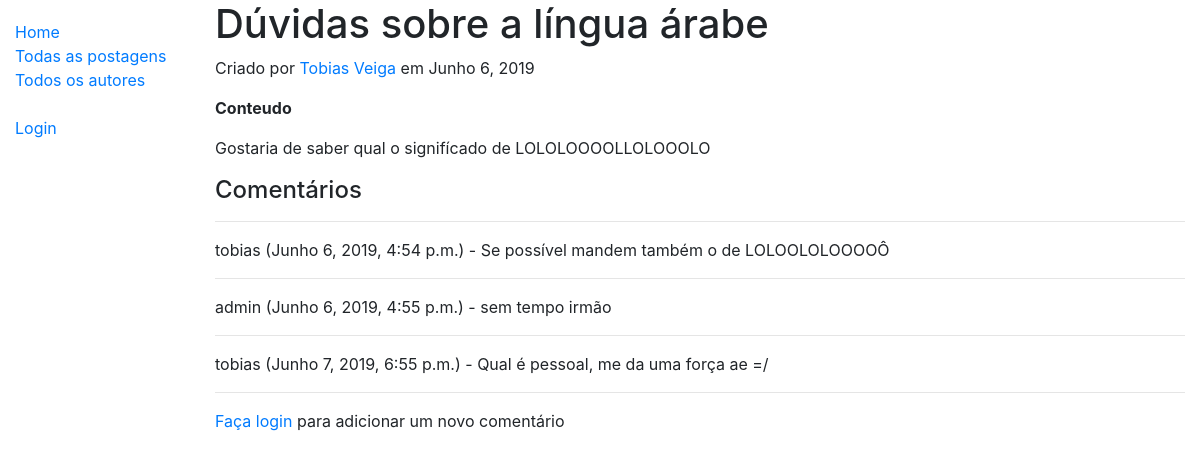
Screenshot of /blog/postagem/1 with the database file from the repository.
### blog_app/models.py (models this page shows, shortened)
class Postagem(models.Model):
    autor = models.ForeignKey(Autor, on_delete=models.SET_NULL, null=True)
    titulo = models.CharField(max_length=100, help_text='Escreva o título da postagem')
    datahora = models.DateTimeField(auto_now_add=True)
    conteudo = models.TextField(max_length=1000, help_text='Escreva sua postagem')
    class Meta:
        ordering = ['-datahora']

class Autor(models.Model):
    usuario = models.ForeignKey(User, on_delete=models.SET_NULL, null=True)
    bio = models.TextField(max_length=500, help_text="Insira sua biografia aqui.")
    class Meta:
        ordering = ["usuario"]
    def get_absolute_url(self):
        return reverse('autor-detail', args=[str(self.id)])
    def __str__(self):
        return self.usuario.username

class Comentario(models.Model):
    post = models.ForeignKey(Postagem, on_delete=models.CASCADE)
    autor = models.ForeignKey(Autor, on_delete=models.SET_NULL, null=True)
    datahora = models.DateTimeField(auto_now_add=True)
    conteudo = models.TextField(max_length=1000, help_text='Escreva seu comentario')
    class Meta:
        ordering = ['datahora']

### blog_app/views.py (the view)
# urls.py: path('postagem/<int:pk>', views.PostDetailView.as_view(), name='post-detail'),
class PostDetailView(generic.DetailView):
    model = Postagem

### blog_app/templates/blog_app/postagem_detail.html
{% extends "base_generic.html" %}
{% block content %}
<h1>{{ postagem.titulo }}</h1>
<p>Criado por <a href="{{postagem.autor.get_absolute_url }}">{{postagem.autor.usuario.first_name}} {{postagem.autor.usuario.last_name}}</a> em {{ postagem.datahora.date }}</p>
<p><strong>Conteudo</strong></p>
<p>{{ postagem.conteudo }}</p>
<h4>Comentários</h4>
{% for comentario in postagem.comentario_set.all %}
<hr>
<p>{{comentario.autor}} ({{comentario.datahora}}) - {{comentario.conteudo}}</p>
{% endfor %}
<hr>
{% if user.is_authenticated %}
  <a href="{% url 'comentario-create' postagem.id %}">Adicione um novo comentário</a></p>
{% else %}
  <p><a href="{% url 'login'%}?next={{request.path}}">Faça login</a> para adicionar um novo comentário</p>
{% endif %}
{% endblock %}

### blog_app/static/css/minimal-table.css (style rules this page uses)
html { font-family: sans-serif; }

### rows the page displays
Postagem: titulo "Dúvidas sobre a língua árabe", autor.usuario.first_name "Tobias", autor.usuario.last_name "Veiga", datahora "Junho 6, 2019", conteudo "Gostaria de saber qual o signifícado de LOLOLOOOOLLOLOOOLO"
Comentario: autor "tobias", datahora "Junho 6, 2019, 4:54 p.m.", conteudo "Se possível mandem também o de LOLOOLOLOOOOÔ"
Comentario: autor "admin", datahora "Junho 6, 2019, 4:55 p.m.", conteudo "sem tempo irmão"
Comentario: autor "tobias", datahora "Junho 7, 2019, 6:55 p.m.", conteudo "Qual é pessoal, me da uma força ae =/"
